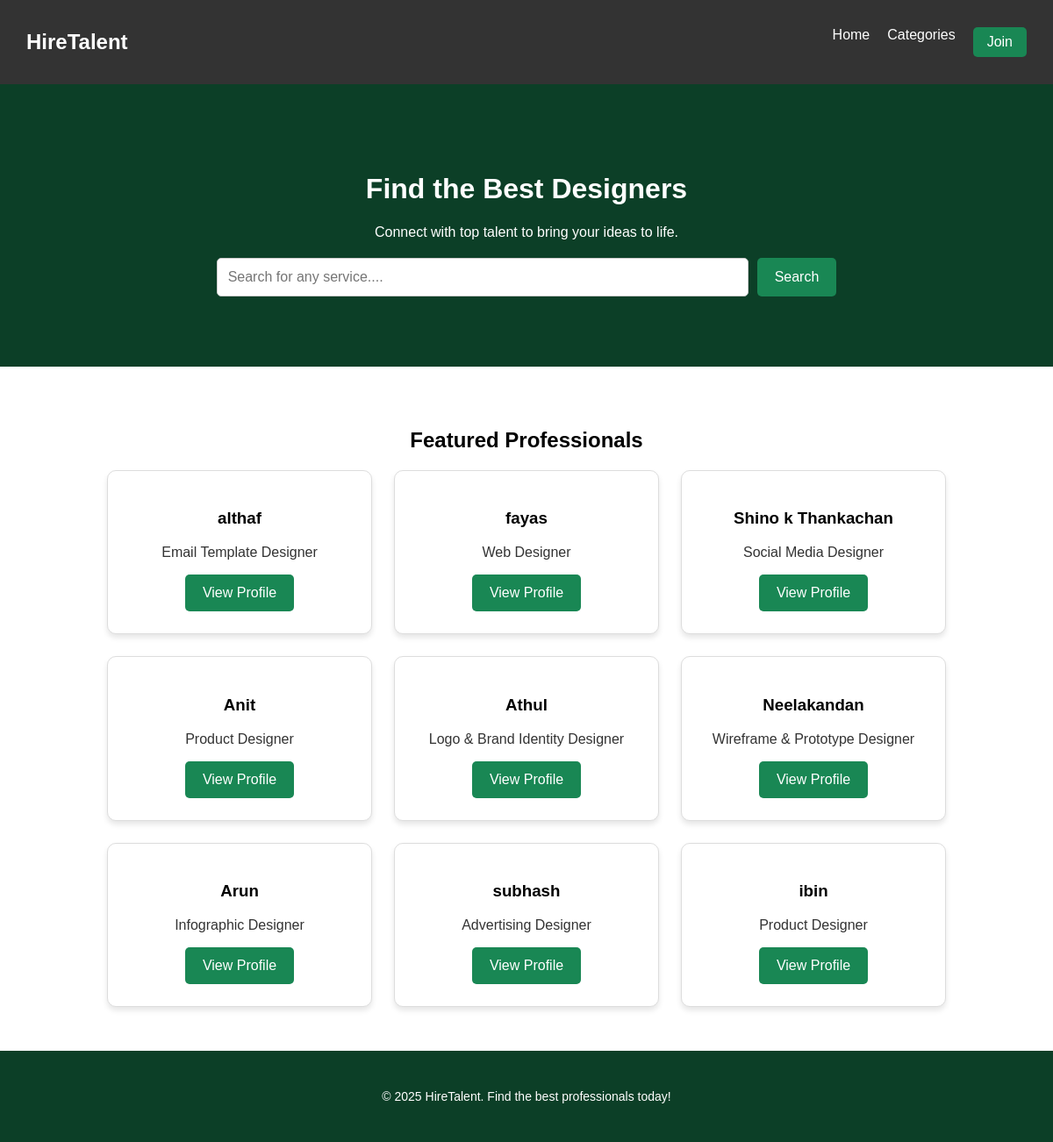
The app's page /, older data.
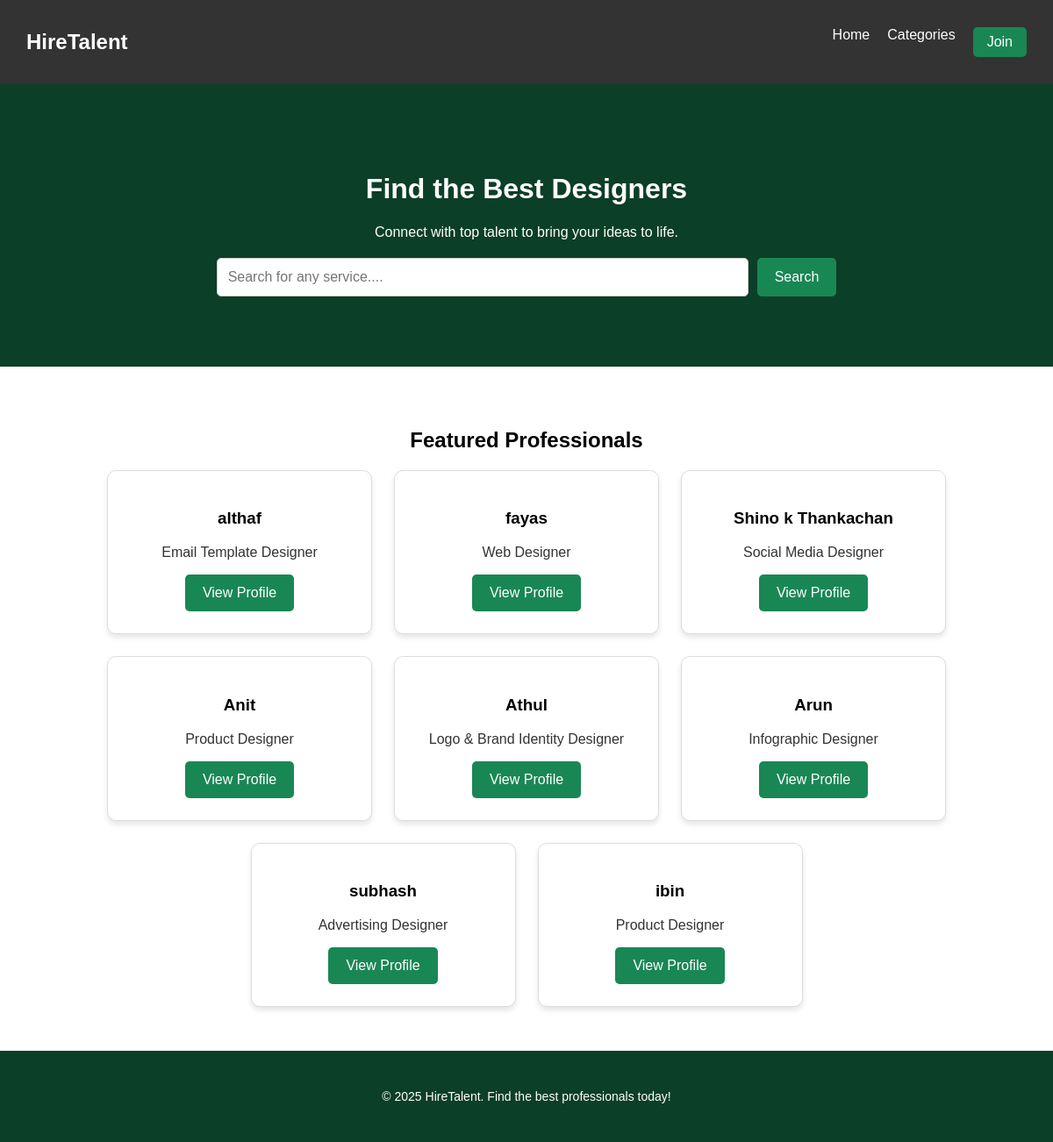
The same page, newer data.
### app/models.py (models this page shows, shortened)
class Freelancer(models.Model):
    CATEGORY_CHOICES = [
        ("UI/UX & Web Designers", "UI/UX & Web Designers"),
        ("Graphic & Visual Designers", "Graphic & Visual Designers"),
        ("Digital & Marketing Designers", "Digital & Marketing Designers"),
        ("Multimedia & Video Designers", "Multimedia & Video Designers"),
        ("Industrial & Product Designers", "Industrial & Product Designers"),
    ]
    name = models.CharField(max_length=255)
    email = models.EmailField(unique=True)
    category = models.CharField(max_length=50, choices=CATEGORY_CHOICES)
    subcategory = models.ForeignKey(SubCategory, on_delete=models.CASCADE, related_name='freelancers')
    portfolio_url = models.URLField(blank=True, null=True)
    bio = models.TextField()
    created_at = models.DateTimeField(auto_now_add=True)

class SubCategory(models.Model):
    category = models.ForeignKey(Category, on_delete=models.CASCADE, related_name='subcategories')
    name = models.CharField(max_length=255)
    def __str__(self):
        return self.name

### app/views.py (the view)
# urls.py: path('', views.home, name='home'),
def home(request):
    freelancers = Freelancer.objects.all()
    return render(request, 'home.html', {'freelancers': freelancers})

### templates/home.html (shortened to what this page needs)
<!DOCTYPE html>
<html lang="en">
<head>
  {% load static %}
  <link rel="stylesheet" href="{% static 'css/home.css' %}">
</head>
<body>
  <nav class="navbar">
    <div class="logo">HireTalent</div>
    <ul class="nav-links">
      <li><a href="#">Home</a></li>
      <li><a href="{% url 'categories' %}">Categories</a></li>
    {% if user.is_authenticated %}
    <li><a href="{% url 'my_account' %}">My Account</a></li>
    <li><a href="{% url 'logout' %}">Logout</a></li>
    {% else %}
    <a href="{% url 'join' %}"><button class="join-btn">Join</button></a>
    {% endif %}
    </ul>
  </nav>
  <header class="hero">
    <h1>Find the Best Designers</h1>
    <p>Connect with top talent to bring your ideas to life.</p>
    <div class="search-bar">
      <input type="text" id="searchInput" placeholder="Search for any service....">
      <button id="searchButton">Search</button>
    </div>
  </header>
  <main>
    <section class="featured">
      <h2>Featured Professionals</h2>
      <div class="profiles">
        {% for freelancer in freelancers %}
        <div class="profile">
            <h3>{{ freelancer.name }}</h3>
            <p>{{ freelancer.subcategory }}</p>
            <a href="{% url 'profile' freelancer.id %}"><button>View Profile</button></a>
        </div>
        {% empty %}
        <p>No freelancers found.</p>
        {% endfor %}
      </div>
    </section>
  </main>
  <footer>
    <p>&copy; 2025 HireTalent. Find the best professionals today!</p>
  </footer>
</body>
</html>

Row changes from the older to the newer data that the page shows:
removed Freelancer: name "Neelakandan", subcategory "Wireframe & Prototype Designer"
